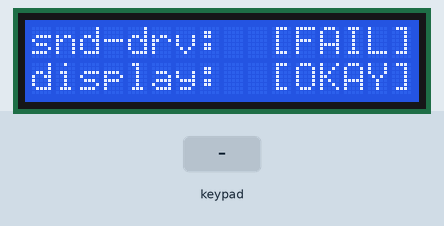
This sketch was run on a simulated Arduino Uno, built with avr-gcc and run on an emulated ATmega328P. Parts: 16×2 character LCD. Inputs (shaded band) come from the test bench. What the sketch prints to the serial monitor is not drawn.

Above: at 17.4 s.
At 20.7 s:
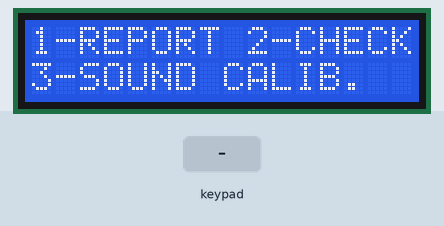
20.8 s: keypad keys 1 3 3 7 pressed 0.4 s apart
At 21.82 s:
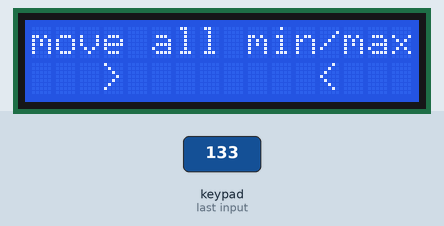
23.9 s: key '2' pressed
At 27.7 s:
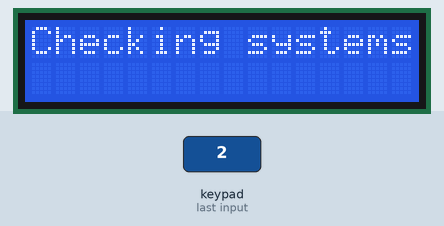

The sketch:

nano1.ino
```cpp
#include "lcdutils.h"
#include "keypad.h"


void do_bootmsg() {
  lcd.blink();
  fancy_slow_print("Initiating Boot");
  lcd.setCursor(0, 1);
  lcd.noBlink();
}


void do_report() {
  lcd.clear();
  lcd.setCursor(0, 0);
  lcd.print("BUG REPORT");
  lcd.setCursor(0, 1);
  lcd.print("password is RUN");

  char key = kpd.waitForKey();
}

bool sound_status = false;
void do_sound() {
  if (sound_status) {
    fancy_slow_print("sound is already");
    lcd.setCursor(0, 1);
    fancy_slow_print("calibrated.");
    kpd.waitForKey();
    return;
  }
  Serial.println("calibstart");
  lcd.clear();
  lcd.setCursor(0, 0);
  lcd.print("move all min/max");
  lcd.setCursor(3, 1);
  lcd.println(">        <   ");

  char state = '1' - 1;
  while (true) {
    if (kpd.getKey() != NO_KEY) return;

    if (!Serial.available() > 0) {
      delay(50);
      continue;
    }
    char data = Serial.read();

    int index = 0;
    switch (data) {
      case '1':
        index++;
      case '2':
        index++;
      case '3':
        index++;
      case '4':
        index++;
      case '5':
        index++;
      case '6':
        index++;
      case '7':
        index++;
      case '8':
        index++;
        lcd.setCursor(3 + index, 1);
        lcd.print('#');
        break;
       case 'D':
        lcd.clear();
        lcd.setCursor(0, 0);
        fancy_slow_print("SND Calibrated!");
        sound_status = true;
        kpd.waitForKey();
        return;
    }
  }
}

void draw_menu() {
  lcd.clear();
  lcd.setCursor(0, 0);
  lcd.print("1-REPORT 2-CHECK");
  lcd.setCursor(0, 1);
  lcd.print("3-SOUND CALIB.");
}

void setup() {
  Serial.begin(115200);

  lcd.begin(16, 2);
  lcd.clear();

  do_bootmsg();
  do_subsystems();
//  do_pinentry();
  delay(2000);
  draw_menu();
}

void loop() {
  switch (kpd.getKey()) {
    case '1':
      do_report();
      draw_menu();
      break;
    case '2':
      lcd.clear();
      fancy_slow_print("Checking systems...");
      do_subsystems();
      kpd.waitForKey();
      draw_menu();
      break;
    case '3':
      do_sound();
      draw_menu();
      break;
  }
  delay(100);
}
```

pinentry.ino
```cpp
#include "lcdutils.h"

char pass[4] = { '1', '3', '3', '7' };

void do_pinentry() {
  lcd.clear();

  fancy_slow_print("Access Denied.");

  char code[4];
  bool solved = false;
  while (!solved) {
reset:
    memset(code, 0, sizeof(code));
    lcd.setCursor(0, 1);
    lcd.print("____");
    lcd.setCursor(0, 1);

    lcd.blink();
    for (int digit = 0; digit < 4; digit++) {
      char key = kpd.waitForKey();
      switch (key) {
        case '*':
          code[digit - 1] = 0;
          lcd.rightToLeft();
          lcd.print('_');
          lcd.leftToRight();
          digit -= 2;
          break;
        case '#':
          goto reset;
        default:
          code[digit] = key;
          lcd.print('*');
          delay(200);
      }
    }

    lcd.noBlink();
    solved = memcmp(code, pass, sizeof(pass)) == 0;

    if (!solved) {
      for (int i = 0; i < 3; i++) {
        lcd.setCursor(0, 1);
        lcd.print("XXXX");
        delay(400);
        lcd.setCursor(0, 1);
        lcd.print("____");
        delay(200);
      }
    }
  }
}
```

systemscheck.ino
```cpp
#include "lcdutils.h"

extern bool sound_status;

bool check_battery() {
  dot_dot_dot(3000);
  return true;
}

bool check_sound() {
  dot_dot_dot(3000);
  return sound_status;
}

struct subsystem {
  char name[12];
  bool status;
  bool (*check)();
};

struct subsystem subsystems[3] = {
  { "power:", -1, &check_battery },
  { "snd-drv:", -1, &check_sound },
  { "display:", -1, &check_battery },
};

void do_subsystems() {
  for (int i = 0; i < 3; i++) {
    struct subsystem *sub = &subsystems[i];
    if (i != 0) {
      lcd.clear();
      lcd.setCursor(0, 0);

      pad_print(subsystems[i - 1].name, 10);
      lcd.print(subsystems[i - 1].status ? "[OKAY]" : "[FAIL]");
    }

    lcd.setCursor(0, 1);
    fancy_slow_print(sub->name, 10);
    sub->status = sub->check();
    lcd.print(sub->status ? "[OKAY]" : "[FAIL]");
    delay(150);
  }
}
```

keypad.cpp
```cpp
#include "keypad.h"

const byte ROWS = 4; // Four rows
const byte COLS = 3; // Three columns
// Define the Keymap
char keys[ROWS][COLS] = {
  {'1','2','3'},
  {'4','5','6'},
  {'7','8','9'},
  {'*','0','#'}
};

byte rowPins[ROWS] = { 2, 3, 4, 5 };
byte colPins[COLS] = { 6, 7, 8 };

Keypad kpd = Keypad( makeKeymap(keys), rowPins, colPins, ROWS, COLS );
```

keypad.h
```cpp
#include <Keypad.h>

extern Keypad kpd;
```

lcdutils.cpp
```cpp
#include <Arduino.h>
#include "lcdutils.h"

LiquidCrystal lcd(19, 18, 14, 15, 16, 17);

void pad_print( const char *str, int pad ) {
  lcd.print(str);

  for (int i = strlen(str); i < pad; i++) lcd.print(' ');
}

void fancy_slow_print( const char *str, int pad = 0 ) {
  int len = strlen(str);
  int i;
  for (i = 0; i < len; i++) {
    delay(200);
    lcd.print(str[i]);
  }

  for (; i < pad; i++) lcd.print(' ');
}

void dot_dot_dot( int amount ) {
  int i = 0;
  while (amount > 0) {
    delay(400);
    amount -= 400;
    i++;

    if (i == 4) {
      i = 0;
      lcd.rightToLeft();
      lcd.write("    ");
      lcd.leftToRight();
      lcd.write(' ');
    } else {
      lcd.write('.');
    }
  }

  lcd.rightToLeft();
  while ( i > 0 ) {
    i--;
    lcd.write(' ');
  }
  lcd.leftToRight();
}
```

lcdutils.h
```cpp
#include <LiquidCrystal.h>

extern LiquidCrystal lcd;

void pad_print( const char *str, int pad );
void fancy_slow_print( const char *str, int pad = 0 );
void dot_dot_dot( int amount );
```

Measured:
- after the input at 20.8 s, the display: first changes after 0.06 s (image 2 shows a later state)
- after the input at 23.9 s, the display: first changes at once (image 3 shows a later state)
- what the display in image 0 shows lasts 2.1 s, from 17.4 s to 19.5 s
- what the display in image 3 shows lasts 0.8 s, from 27.1 s to 27.9 s
